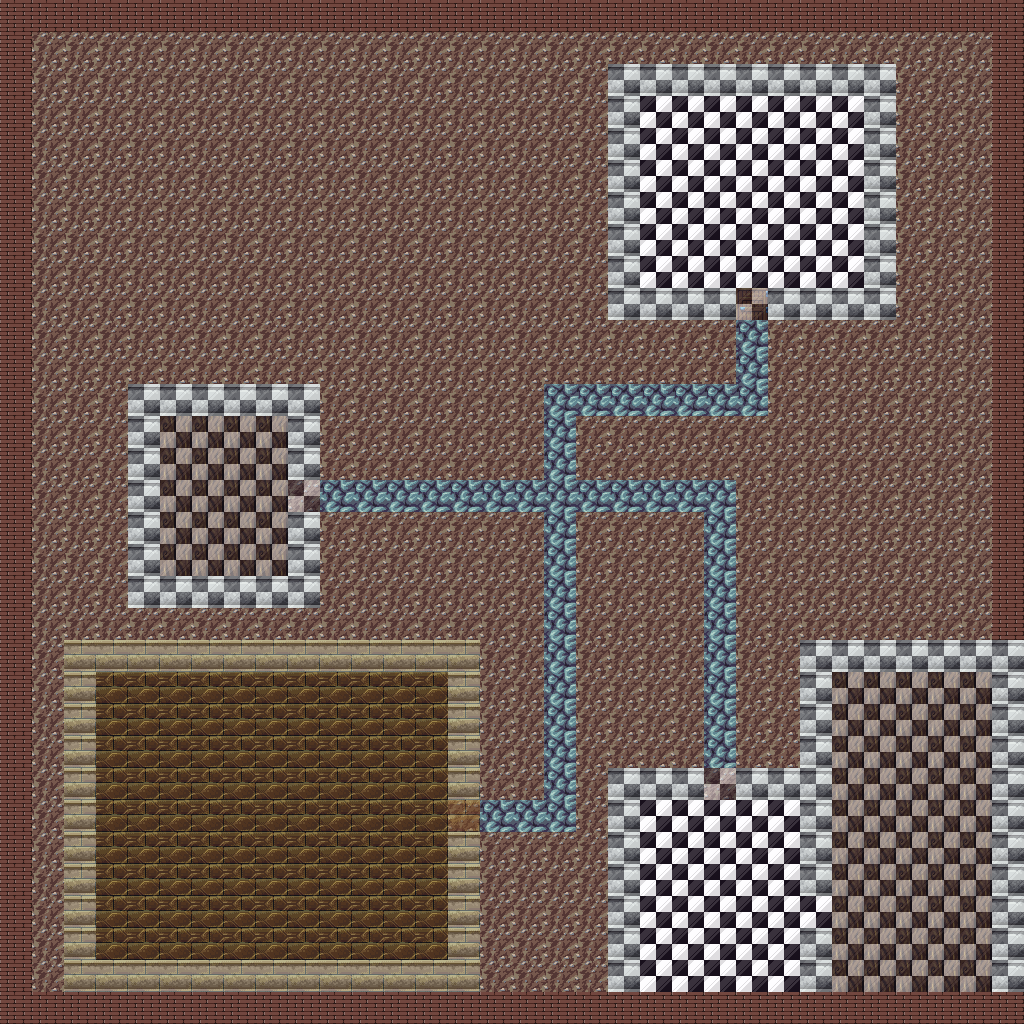

Rendered tile map (Tiled .tmx) drawn with the repository's tilesets; below, a short description and the full map source, tile grids included:
An orthogonal 32x32 tile map with 32x32 px tiles, 3 tile layers (floor, walls, ceiling).

<map version="1.5" tiledversion="1.7.0" orientation="orthogonal" renderorder="right-down" width="32" height="32" tilewidth="32" tileheight="32" infinite="0" nextlayerid="4" nextobjectid="1">
 <editorsettings>
  <export target="../assets/maps/testmap/testmap-1.json" format="json" />
 </editorsettings>
 <tileset firstgid="1" source="textures.tsx" />
 <layer id="1" name="floor" width="32" height="32">
  <data encoding="csv">
2,2,2,2,2,2,2,2,2,2,2,2,2,2,2,2,2,2,2,2,2,2,2,2,2,2,2,2,2,2,2,2,
2,2,2,2,2,2,2,2,2,2,2,2,2,2,2,2,2,2,2,2,2,2,2,2,2,2,2,2,2,2,2,2,
2,2,2,2,2,2,2,2,2,2,2,2,2,2,2,2,2,2,2,2,2,2,2,2,2,2,2,2,2,2,2,2,
2,2,2,2,2,2,2,2,2,2,2,2,2,2,2,2,2,2,2,2,4,4,4,4,4,4,4,2,2,2,2,2,
2,2,2,2,2,2,2,2,2,2,2,2,2,2,2,2,2,2,2,2,4,4,4,4,4,4,4,2,2,2,2,2,
2,2,2,2,2,2,2,2,2,2,2,2,2,2,2,2,2,2,2,2,4,4,4,4,4,4,4,2,2,2,2,2,
2,2,2,2,2,2,2,2,2,2,2,2,2,2,2,2,2,2,2,2,4,4,4,4,4,4,4,2,2,2,2,2,
2,2,2,2,2,2,2,2,2,2,2,2,2,2,2,2,2,2,2,2,4,4,4,4,4,4,4,2,2,2,2,2,
2,2,2,2,2,2,2,2,2,2,2,2,2,2,2,2,2,2,2,2,4,4,4,4,4,4,4,2,2,2,2,2,
2,2,2,2,2,2,2,2,2,2,2,2,2,2,2,2,2,2,2,2,2,2,2,2,2,2,2,2,2,2,2,2,
2,2,2,2,2,2,2,2,2,2,2,2,2,2,2,2,2,2,2,2,2,2,2,7,2,2,2,2,2,2,2,2,
2,2,2,2,2,2,2,2,2,2,2,2,2,2,2,2,2,2,2,2,2,2,2,7,2,2,2,2,2,2,2,2,
2,2,2,2,2,2,2,2,2,2,2,2,2,2,2,2,2,7,7,7,7,7,7,7,2,2,2,2,2,2,2,2,
2,2,2,2,2,5,5,5,5,2,2,2,2,2,2,2,2,7,2,2,2,2,2,2,2,2,2,2,2,2,2,2,
2,2,2,2,2,5,5,5,5,2,2,2,2,2,2,2,2,7,2,2,2,2,2,2,2,2,2,2,2,2,2,2,
2,2,2,2,2,5,5,5,5,2,7,7,7,7,7,7,7,7,7,7,7,7,7,2,2,2,2,2,2,2,2,2,
2,2,2,2,2,5,5,5,5,2,2,2,2,2,2,2,2,7,2,2,2,2,7,2,2,2,2,2,2,2,2,2,
2,2,2,2,2,5,5,5,5,2,2,2,2,2,2,2,2,7,2,2,2,2,7,2,2,2,2,2,2,2,2,2,
2,2,2,2,2,2,2,2,2,2,2,2,2,2,2,2,2,7,2,2,2,2,7,2,2,2,2,2,2,2,2,2,
2,2,2,2,2,2,2,2,2,2,2,2,2,2,2,2,2,7,2,2,2,2,7,2,2,2,2,2,2,2,2,2,
2,2,2,2,2,2,2,2,2,2,2,2,2,2,2,2,2,7,2,2,2,2,7,2,2,2,2,2,2,2,2,2,
2,2,2,8,8,8,8,8,8,8,8,8,8,8,2,2,2,7,2,2,2,2,7,2,2,2,5,5,5,5,5,2,
2,2,2,8,8,8,8,8,8,8,8,8,8,8,2,2,2,7,2,2,2,2,7,2,2,2,5,5,5,5,5,2,
2,2,2,8,8,8,8,8,8,8,8,8,8,8,2,2,2,7,2,2,2,2,7,2,2,2,5,5,5,5,5,2,
2,2,2,8,8,8,8,8,8,8,8,8,8,8,2,2,2,7,2,2,2,2,2,2,2,2,5,5,5,5,5,2,
2,2,2,8,8,8,8,8,8,8,8,8,8,8,2,7,7,7,2,2,4,4,4,4,4,2,5,5,5,5,5,2,
2,2,2,8,8,8,8,8,8,8,8,8,8,8,2,2,2,2,2,2,4,4,4,4,4,2,5,5,5,5,5,2,
2,2,2,8,8,8,8,8,8,8,8,8,8,8,2,2,2,2,2,2,4,4,4,4,4,2,5,5,5,5,5,2,
2,2,2,8,8,8,8,8,8,8,8,8,8,8,2,2,2,2,2,2,4,4,4,4,4,4,5,5,5,5,5,2,
2,2,2,8,8,8,8,8,8,8,8,8,8,8,2,2,2,2,2,2,4,4,4,4,4,2,5,5,5,5,5,2,
2,2,2,2,2,2,2,2,2,2,2,2,2,2,2,2,2,2,2,2,4,4,4,4,4,2,5,5,5,5,5,2,
2,2,2,2,2,2,2,2,2,2,2,2,2,2,2,2,2,2,2,2,2,2,2,2,2,2,2,2,2,2,2,2
</data>
 </layer>
 <layer id="2" name="walls" width="32" height="32">
  <data encoding="csv">
10,10,10,10,10,10,10,10,10,10,10,10,10,10,10,10,10,10,10,10,10,10,10,10,10,10,10,10,10,10,10,10,
10,0,0,0,0,0,0,0,0,0,0,0,0,0,0,0,0,0,0,0,0,0,0,0,0,0,0,0,0,0,0,10,
10,0,0,0,0,0,0,0,0,0,0,0,0,0,0,0,0,0,0,9,9,9,9,9,9,9,9,9,0,0,0,10,
10,0,0,0,0,0,0,0,0,0,0,0,0,0,0,0,0,0,0,9,0,0,0,0,0,0,0,9,0,0,0,10,
10,0,0,0,0,0,0,0,0,0,0,0,0,0,0,0,0,0,0,9,0,0,0,0,0,0,0,9,0,0,0,10,
10,0,0,0,0,0,0,0,0,0,0,0,0,0,0,0,0,0,0,9,0,0,0,0,0,0,0,9,0,0,0,10,
10,0,0,0,0,0,0,0,0,0,0,0,0,0,0,0,0,0,0,9,0,0,0,0,0,0,0,9,0,0,0,10,
10,0,0,0,0,0,0,0,0,0,0,0,0,0,0,0,0,0,0,9,0,0,0,0,0,0,0,9,0,0,0,10,
10,0,0,0,0,0,0,0,0,0,0,0,0,0,0,0,0,0,0,9,0,0,0,0,0,0,0,9,0,0,0,10,
10,0,0,0,0,0,0,0,0,0,0,0,0,0,0,0,0,0,0,9,9,9,9,26,9,9,9,9,0,0,0,10,
10,0,0,0,0,0,0,0,0,0,0,0,0,0,0,0,0,0,0,0,0,0,0,0,0,0,0,0,0,0,0,10,
10,0,0,0,0,0,0,0,0,0,0,0,0,0,0,0,0,0,0,0,0,0,0,0,0,0,0,0,0,0,0,10,
10,0,0,0,9,9,9,9,9,9,0,0,0,0,0,0,0,0,0,0,0,0,0,0,0,0,0,0,0,0,0,10,
10,0,0,0,9,0,0,0,0,9,0,0,0,0,0,0,0,0,0,0,0,0,0,0,0,0,0,0,0,0,0,10,
10,0,0,0,9,0,0,0,0,9,0,0,0,0,0,0,0,0,0,0,0,0,0,0,0,0,0,0,0,0,0,10,
10,0,0,0,9,0,0,0,0,0,0,0,0,0,0,0,0,0,0,0,0,0,0,0,0,0,0,0,0,0,0,10,
10,0,0,0,9,0,0,0,0,9,0,0,0,0,0,0,0,0,0,0,0,0,0,0,0,0,0,0,0,0,0,10,
10,0,0,0,9,0,0,0,0,9,0,0,0,0,0,0,0,0,0,0,0,0,0,0,0,0,0,0,0,0,0,10,
10,0,0,0,9,9,9,9,9,9,0,0,0,0,0,0,0,0,0,0,0,0,0,0,0,0,0,0,0,0,0,10,
10,0,0,0,0,0,0,0,0,0,0,0,0,0,0,0,0,0,0,0,0,0,0,0,0,0,0,0,0,0,0,10,
10,0,9,9,9,9,9,9,9,9,9,9,9,9,9,0,0,0,0,0,0,0,0,0,0,9,9,9,9,9,9,9,
10,0,9,0,0,0,0,0,0,0,0,0,0,0,9,0,0,0,0,0,0,0,0,0,0,9,0,0,0,0,0,9,
10,0,9,0,0,0,0,0,0,0,0,0,0,0,9,0,0,0,0,0,0,0,0,0,0,9,0,0,0,0,0,9,
10,0,9,0,0,0,0,0,0,0,0,0,0,0,9,0,0,0,0,0,0,0,0,0,0,9,0,0,0,0,0,9,
10,0,9,0,0,0,0,0,0,0,0,0,0,0,9,0,0,0,0,9,9,9,0,9,9,9,0,0,0,0,0,9,
10,0,9,0,0,0,0,0,0,0,0,0,0,0,0,0,0,0,0,9,0,0,0,0,0,9,0,0,0,0,0,9,
10,0,9,0,0,0,0,0,0,0,0,0,0,0,9,0,0,0,0,9,0,0,0,0,0,9,0,0,0,0,0,9,
10,0,9,0,0,0,0,0,0,0,0,0,0,0,9,0,0,0,0,9,0,0,0,0,0,9,0,0,0,0,0,9,
10,0,9,0,0,0,0,0,0,0,0,0,0,0,9,0,0,0,0,9,0,0,0,0,0,0,0,0,0,0,0,9,
10,0,9,0,0,0,0,0,0,0,0,0,0,0,9,0,0,0,0,9,0,0,0,0,0,9,0,0,0,0,0,9,
10,0,9,9,9,9,9,9,9,9,9,9,9,9,9,0,0,0,0,9,0,0,0,0,0,9,0,0,0,0,0,9,
10,10,10,10,10,10,10,10,10,10,10,10,10,10,10,10,10,10,10,10,10,10,10,10,10,10,10,10,10,10,10,10
</data>
 </layer>
 <layer id="3" name="ceiling" width="32" height="32" opacity="0.5">
  <data encoding="csv">
0,0,0,0,0,0,0,0,0,0,0,0,0,0,0,0,0,0,0,0,0,0,0,0,0,0,0,0,0,0,0,0,
0,0,0,0,0,0,0,0,0,0,0,0,0,0,0,0,0,0,0,0,0,0,0,0,0,0,0,0,0,0,0,0,
0,0,0,0,0,0,0,0,0,0,0,0,0,0,0,0,0,0,0,4,4,4,4,4,4,4,4,4,0,0,0,0,
0,0,0,0,0,0,0,0,0,0,0,0,0,0,0,0,0,0,0,4,4,0,0,4,4,4,4,4,0,0,0,0,
0,0,0,0,0,0,0,0,0,0,0,0,0,0,0,0,0,0,0,4,4,4,4,4,4,4,4,4,0,0,0,0,
0,0,0,0,0,0,0,0,0,0,0,0,0,0,0,0,0,0,0,4,4,4,4,4,4,4,4,4,0,0,0,0,
0,0,0,0,0,0,0,0,0,0,0,0,0,0,0,0,0,0,0,4,4,4,4,4,4,4,4,4,0,0,0,0,
0,0,0,0,0,0,0,0,0,0,0,0,0,0,0,0,0,0,0,4,4,4,4,4,4,4,4,4,0,0,0,0,
0,0,0,0,0,0,0,0,0,0,0,0,0,0,0,0,0,0,0,4,4,4,4,4,4,4,4,4,0,0,0,0,
0,0,0,0,0,0,0,0,0,0,0,0,0,0,0,0,0,0,0,4,4,4,4,4,4,4,4,4,0,0,0,0,
0,0,0,0,0,0,0,0,0,0,0,0,0,0,0,0,0,0,0,0,0,0,0,0,0,0,0,0,0,0,0,0,
0,0,0,0,0,0,0,0,0,0,0,0,0,0,0,0,0,0,0,0,0,0,0,0,0,0,0,0,0,0,0,0,
0,0,0,0,4,4,4,4,4,4,0,0,0,0,0,0,0,0,0,0,0,0,0,0,0,0,0,0,0,0,0,0,
0,0,0,0,4,4,4,4,4,4,0,0,0,0,0,0,0,0,0,0,0,0,0,0,0,0,0,0,0,0,0,0,
0,0,0,0,4,4,4,4,4,4,0,0,0,0,0,0,0,0,0,0,0,0,0,0,0,0,0,0,0,0,0,0,
0,0,0,0,4,4,4,4,4,4,0,0,0,0,0,0,0,0,0,0,0,0,0,0,0,0,0,0,0,0,0,0,
0,0,0,0,4,4,4,4,4,4,0,0,0,0,0,0,0,0,0,0,0,0,0,0,0,0,0,0,0,0,0,0,
0,0,0,0,4,4,4,4,4,4,0,0,0,0,0,0,0,0,0,0,0,0,0,0,0,0,0,0,0,0,0,0,
0,0,0,0,4,4,4,4,4,4,0,0,0,0,0,0,0,0,0,0,0,0,0,0,0,0,0,0,0,0,0,0,
0,0,0,0,0,0,0,0,0,0,0,0,0,0,0,0,0,0,0,0,0,0,0,0,0,0,0,0,0,0,0,0,
0,0,12,12,12,12,12,12,12,12,12,12,12,12,12,0,0,0,0,0,0,0,0,0,0,4,4,4,4,4,4,4,
0,0,12,12,12,12,12,12,12,12,12,12,12,12,12,0,0,0,0,0,0,0,0,0,0,4,4,4,4,4,4,4,
0,0,12,12,12,12,12,12,12,12,12,12,12,12,12,0,0,0,0,0,0,0,0,0,0,4,4,4,4,4,4,4,
0,0,12,12,12,12,12,12,12,12,12,12,12,12,12,0,0,0,0,0,0,0,0,0,0,4,4,4,4,4,4,4,
0,0,12,12,12,12,12,12,12,12,12,12,12,12,12,0,0,0,0,4,4,4,4,4,4,4,4,4,4,4,4,4,
0,0,12,12,12,12,12,12,12,12,12,12,12,12,12,0,0,0,0,4,4,4,4,4,4,4,4,4,4,4,4,4,
0,0,12,12,12,12,12,12,12,12,12,12,12,12,12,0,0,0,0,4,4,4,4,4,4,4,4,4,4,4,4,4,
0,0,12,12,12,12,12,12,12,12,12,12,12,12,12,0,0,0,0,4,4,4,4,4,4,4,4,4,4,4,4,4,
0,0,12,12,12,12,12,12,12,12,12,12,12,12,12,0,0,0,0,4,4,4,4,4,4,4,4,4,4,4,4,4,
0,0,12,12,12,12,12,12,12,12,12,12,12,12,12,0,0,0,0,4,4,4,4,4,4,4,4,4,4,4,4,4,
0,0,12,12,12,12,12,12,12,12,12,12,12,12,12,0,0,0,0,4,4,4,4,4,4,4,4,4,4,4,4,4,
0,0,0,0,0,0,0,0,0,0,0,0,0,0,0,0,0,0,0,0,0,0,0,0,0,0,0,0,0,0,0,0
</data>
 </layer>
</map>